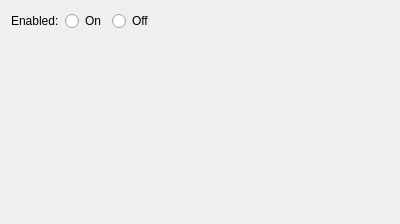
<?xml version="1.0" encoding="UTF-8"?>
<ui version="4.0">
 <class>ChannelEditor</class>
 <widget class="QWidget" name="ChannelEditor">
  <property name="geometry">
   <rect>
    <x>0</x>
    <y>0</y>
    <width>400</width>
    <height>224</height>
   </rect>
  </property>
  <property name="windowTitle">
   <string>Form</string>
  </property>
  <layout class="QVBoxLayout" name="verticalLayout">
   <item>
    <layout class="QHBoxLayout" name="horizontalLayout_2" stretch="0,1">
     <item>
      <layout class="QFormLayout" name="formLayout_2">
       <item row="0" column="0">
        <widget class="QLabel" name="label">
         <property name="text">
          <string>Enabled:</string>
         </property>
        </widget>
       </item>
       <item row="0" column="1">
        <layout class="QHBoxLayout" name="horizontalLayout_3">
         <item>
          <widget class="QRadioButton" name="radioButton_2">
           <property name="text">
            <string>On</string>
           </property>
          </widget>
         </item>
         <item>
          <widget class="QRadioButton" name="radioButton">
           <property name="text">
            <string>Off</string>
           </property>
          </widget>
         </item>
        </layout>
       </item>
      </layout>
     </item>
     <item>
      <spacer name="horizontalSpacer">
       <property name="orientation">
        <enum>Qt::Horizontal</enum>
       </property>
       <property name="sizeHint" stdset="0">
        <size>
         <width>40</width>
         <height>20</height>
        </size>
       </property>
      </spacer>
     </item>
    </layout>
   </item>
   <item>
    <spacer name="verticalSpacer">
     <property name="orientation">
      <enum>Qt::Vertical</enum>
     </property>
     <property name="sizeHint" stdset="0">
      <size>
       <width>20</width>
       <height>40</height>
      </size>
     </property>
    </spacer>
   </item>
  </layout>
 </widget>
 <resources/>
 <connections/>
</ui>
